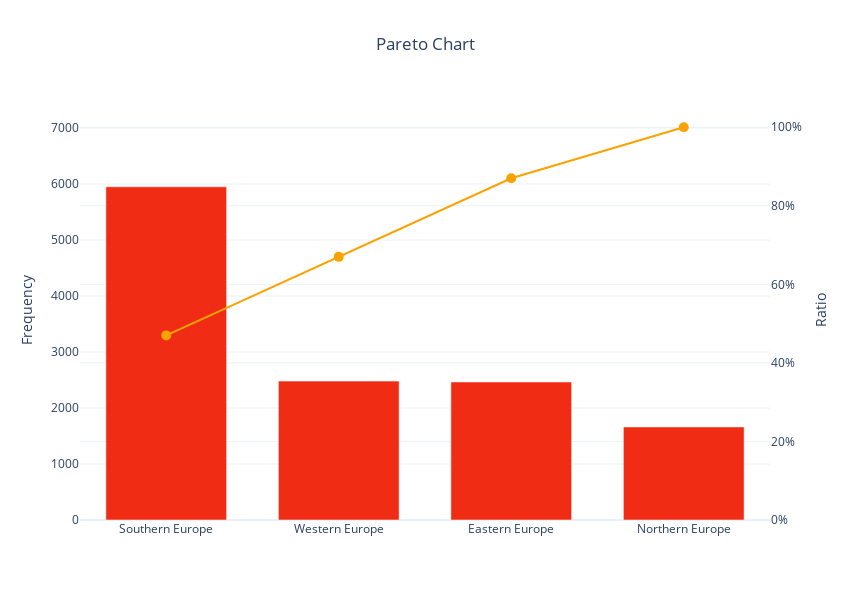

The notebook cell saved with this chart:
### Markdown cell above
![](img_plots/5_scatter_plot.png)

### Code cell
# 6. Сreating a Pareto diagram that represents the frequency of hotels in each region of Europe 
def classify_region_of_europe(city):
    '''The function of classifying all cities four regions of Europe'''

    regions_of_europe = {'Eastern Europe': [ 'Szczecin', 'Sofia', 'Toruń', 'Gdynia', 'Bratislava', 'Krakow', 'Poznań', 'Wrocław', 'Vilnius', 'Łódź','Budapest','Katowice','Belgrade','Braşov', 'Lublin','Warsaw'], 
                    'Southern Europe': ['Madrid', 'Seville', 'Venice', 'Bologna', 'Zagreb', 'Istanbul', 'Manchester', 'Florence','Ljubljana','Rome','Barcelona','Lisbon','Milan','Heraklio','Porto','Turin','Athens',], 
                    'Western Europe': ['Nice', 'Hamburg', 'Zurich', 'Bordeaux', 'Cologne','Marseille','Berlin','Leipzig','Munich','Birmingham','Paris','Naples'], 
                    'Northern Europe': ['Liverpool','Amsterdam', 'Reykjavík','Frankfurt','Dublin','Brussels','Stockholm', 'Tallinn','Copenhagen','Edinburgh','Helsinki','London', 'Riga']}

    for region, cities in regions_of_europe.items():
        if city in cities:
            return region        

# apply classify_region_of_europe function to dataframe
all_hotels['region_of_europe'] = all_hotels['city'].map(lambda city: classify_region_of_europe(city))
df_frequency_regions = all_hotels['region_of_europe'].value_counts().reset_index().sort_values(by = 'region_of_europe', ascending=False)
df_frequency_regions.rename(columns={'index' : 'Region of Europe', 'region_of_europe' : 'frequency'}, inplace=True)

# Add cumulative percentage column
df_frequency_regions['cumulative percentage'] = round(df_frequency_regions['frequency'].cumsum()/df_frequency_regions['frequency'].sum(),2)
df_frequency_regions

# plot barplot with cumulative percentage
fig = go.Figure([go.Bar(x=df_frequency_regions['Region of Europe'], y = df_frequency_regions['frequency'],yaxis='y1', name='count', marker_color = '#F02D14'),
                    go.Scatter(x=df_frequency_regions['Region of Europe'], y = df_frequency_regions['cumulative percentage'], yaxis='y2', name='cumulative ratio', marker_color = '#FAA202', marker_size = 10)])
                

fig.update_layout(template='plotly_white', showlegend=False, hovermode='x', bargap=.3,
                    title={'text': 'Pareto Chart', 'x': .5}, 
                    yaxis={'title': 'Frequency'},
                    yaxis_range=[0,7500],
                    yaxis2={'rangemode': "tozero", 'overlaying': 'y',
                            'position': 1, 'side': 'right',
                            'title': 'Ratio',
                            'tickvals': np.arange(0, 1.1, .2),
                            'tickmode': 'array',
                            'ticktext': [str(i) + '%' for i in range(0, 101, 20)]},
                    width= 850,
                    height = 600
                    )

fig.show()

### Figure 1 — Plotly figure (JSON) as saved in the notebook; plotly's stock layout.template omitted (floating-point values rounded to 4 significant figures)
{"data": [{"marker": {"color": "#F02D14"}, "name": "count", "type": "bar", "x": ["Southern Europe", "Western Europe", "Eastern Europe", "Northern Europe"], "y": [5950, 2480, 2465, 1662], "yaxis": "y"}, {"marker": {"color": "#FAA202", "size": 10}, "name": "cumulative ratio", "type": "scatter", "x": ["Southern Europe", "Western Europe", "Eastern Europe", "Northern Europe"], "y": [0.47, 0.67, 0.87, 1], "yaxis": "y2"}], "layout": {"bargap": 0.3, "height": 600, "hovermode": "x", "showlegend": false, "title": {"text": "Pareto Chart", "x": 0.5}, "width": 850, "yaxis": {"range": [0, 7500], "title": {"text": "Frequency"}}, "yaxis2": {"overlaying": "y", "position": 1, "rangemode": "tozero", "side": "right", "tickmode": "array", "ticktext": ["0%", "20%", "40%", "60%", "80%", "100%"], "tickvals": [0, 0.2, 0.4, 0.6, 0.8, 1], "title": {"text": "Ratio"}}}}
